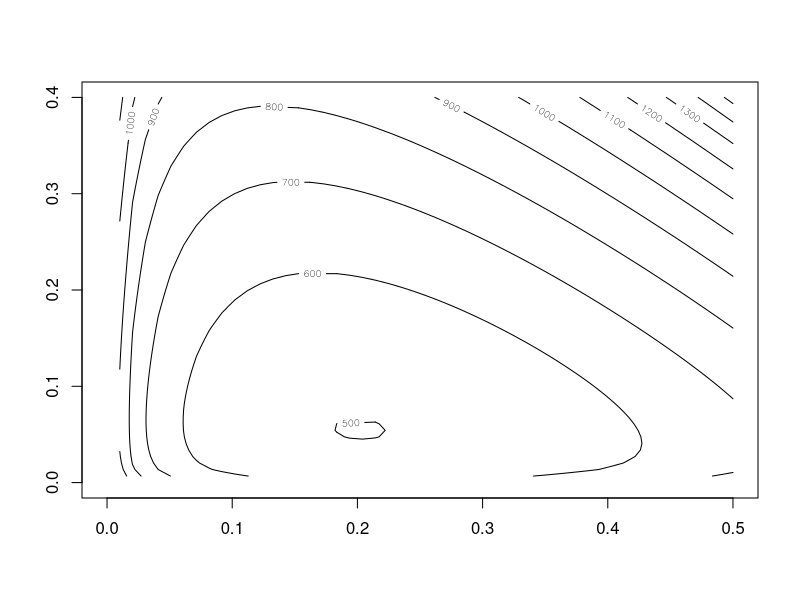

Source code (R):
na = 172
nb = 43
nab = 11
no = 279

#po = (1-pa-pb)
#theta[1] : pa
#theta[2] : pb
# Q = -1 * (na*log(pa^2 + 2*pa*po) + nb*log(pb^2 + 2*pb*po) + nab*log(2*pa*pb) + no*log(po^2))
Qo2 = function(theta1, theta2) {
  pa = theta1
  pb = theta2
  po = 1 - theta1 - theta2
  
  # recycle argument
  if(length(pa) < length(pb))
    pa = rep(pa, length = length(pb))
  if(length(pb) < length(pa))
    pb = rep(pb, length = length(pa))
  
  getParameter = function (index, param){
    switch (param,
            param_A = pa[index]^2 + 2*pa[index]*(po[index]),
            param_B = pb[index]^2 + 2*pb[index]*(po[index]),
            param_AB = 2*pa[index]*pb[index],
            param_O = po[index]^2
    )
  }
  
  # Vector calculation
  ans = numeric(length(theta1))
  for(i in 1:length(ans)) {
    if( !(po[i] >= 0 & po[i] <= 1)
        | getParameter(i, "param_A") <= 0
        | getParameter(i, "param_B") <= 0
        | getParameter(i, "param_AB") <= 0
        | getParameter(i, "param_O") <= 0 ) {
      ans[i] = -Inf
    }
    else {
      ans[i] = -1 * (na*log(getParameter(i, "param_A")) + nb*log(getParameter(i, "param_B")) + nab*log(getParameter(i, "param_AB")) + no*log(getParameter(i, "param_O")))
    }
  }
  
  ans
}

#zo = optim(c(0.3, 0.3), Qo, Deriv_Qo, method = "BFGS")
#po = (1-pa-pb)
theta1 = seq(0, 0.5, length = 50)
theta2 = seq(0, 0.4, length = 60)
z = outer(theta1, theta2, Qo2)
contour(theta1, theta2, z)
